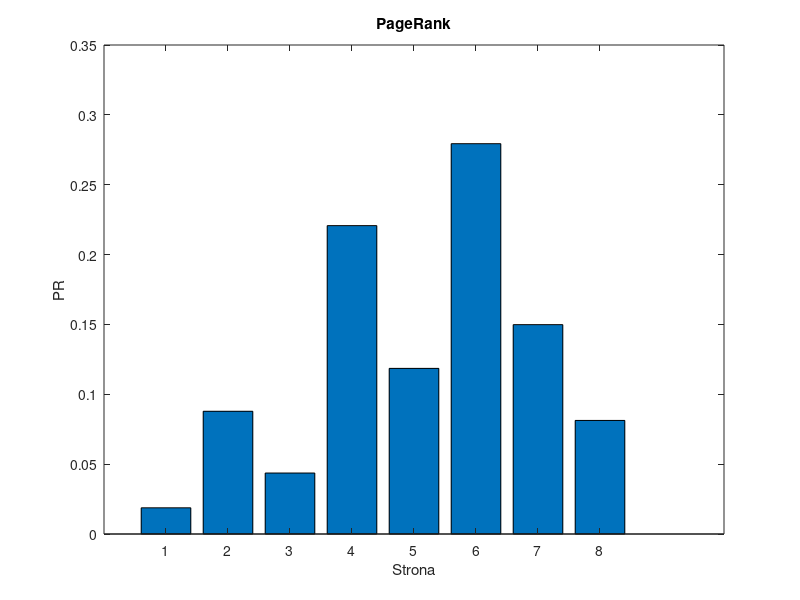

Source code (MATLAB):
function main
    [numer_indeksu, Edges, I, B, A, b, M, r] = page_rank();
    bar(r);
    title('PageRank');
    xlabel("Strona");
    ylabel("PR");
    print -dpng 'zadanie7.png';
end

function [numer_indeksu, Edges, I, B, A, b, M, r] = page_rank()
d = 0.85;
N = 8;
numer_indeksu = 193387;
L1 = mod(floor(numer_indeksu/10),10);
L2 = mod(floor(numer_indeksu/100),10);
z_8 = mod(L2,7)+1;
do_8 = mod(L1,7)+1;
Edges = [1,1,2,2,2,3,3,3,4,4,5,5,6,6,7,8,z_8;
         4,6,3,4,5,5,6,7,5,6,4,6,4,7,6,do_8,8];
I = speye(N);
B = sparse(Edges(2,:),Edges(1,:),1,N,N);
A = spdiags(1./sum(B)',0,N,N);
w = ((1-d)/N);
b = (w*ones(N,1));
M = I - (d*B*A);
r = M\b;
end